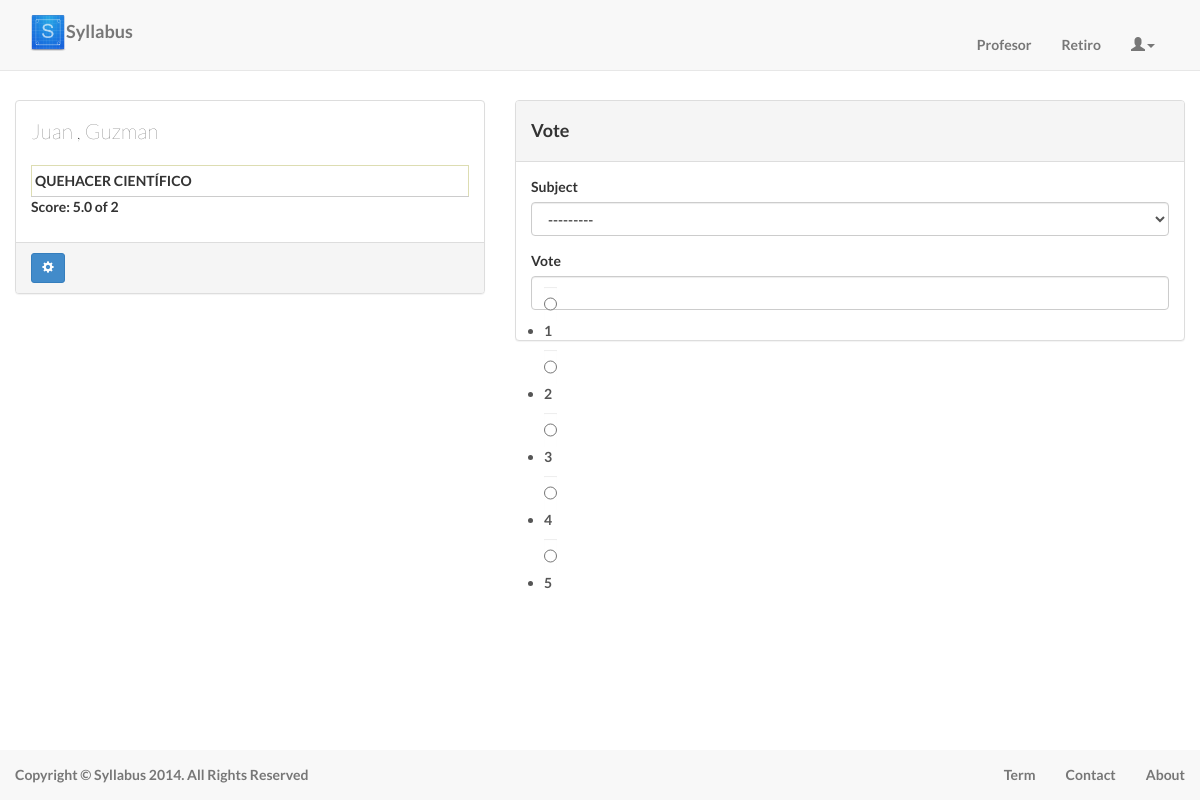
The page /profesor/6/ (signed in) on the database as committed earlier.
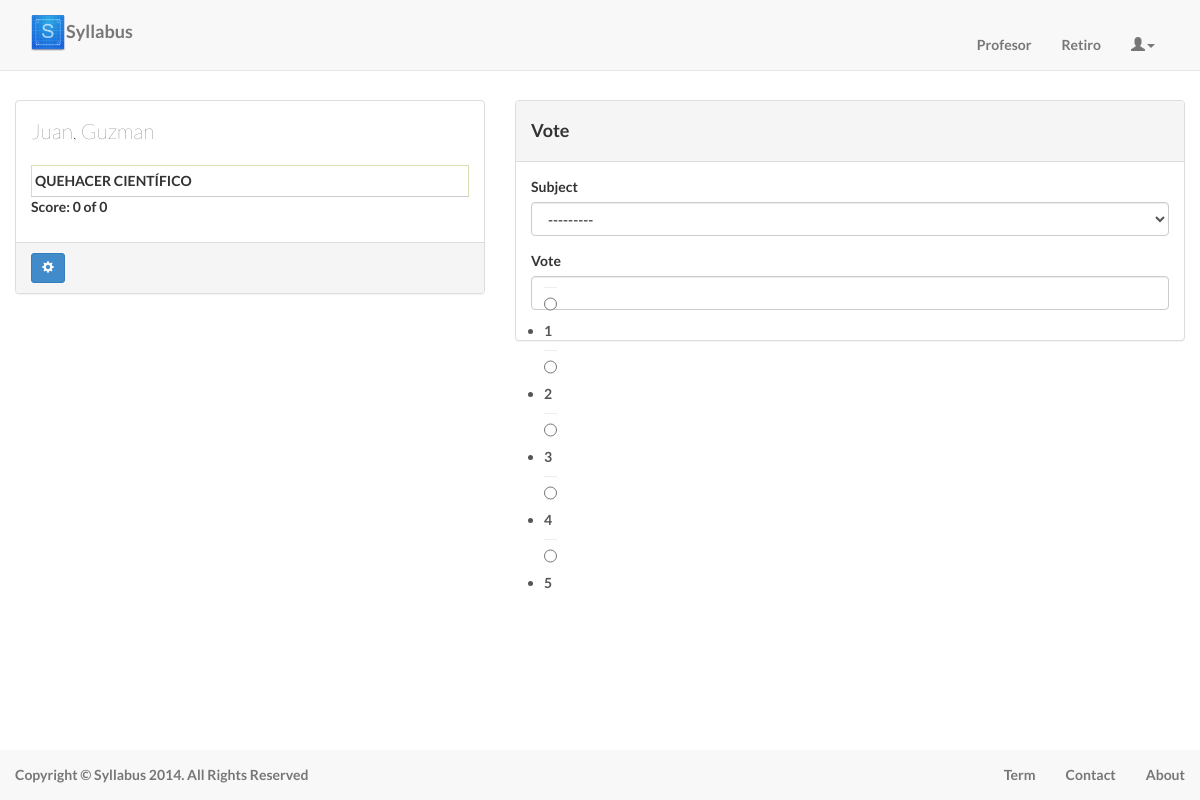
The same page on the database as committed later.
### account/models.py (models this page shows, shortened)
class Profesor(models.Model):
    nombre = models.CharField(max_length=30, blank=False, null=False)
    appellido = models.CharField(max_length=30, blank=False, null=False)
    def getFull_name (self):
        return u'%s, %s' % (self.nombre, self.appellido)
    def get_rate (self):
        op=0
        rate=ProfesorRate.objects.filter(profesor=self).values('rate')
        for r in rate:
            op+=r['rate']
        if len(rate)!=0:
            op/=len(rate)
        else:
            op=0
        return op
    def get_numRate(self):
        rate=ProfesorRate.objects.filter(profesor=self).values('rate')
        return len(rate)

### Home/views.py (the view, shortened to what this page needs)
# urls.py: url(r'^profesor/(?P<id_prof>.*)/$','singleProfe_v',name='single_profe'),
@login_required(login_url='/login/')
def singleProfe_v(request,id_prof):
    prof=Profesor.objects.get(id=int(id_prof))
    materia=Materia.objects.filter(profesor=prof).select_related()
    profile=UserProfile.objects.get(user=request.user)
    form = RateForm()
    q=materia.exclude(id__in=ProfesorRate.objects.filter(Q(user=profile)& Q(profesor=prof) & Q(materia__in=materia)).values_list('materia',flat=True))
    form.fields['subject'].queryset = materia
    ctx={'prof':prof,'profMateria':materia,'form':form}
    return render_to_response('profesor.html',ctx, context_instance=RequestContext(request))

### Home/form.py
class RateForm (forms.Form):
    subject= forms.ModelChoiceField(queryset=Materia.objects.all(), required=False,widget=forms.Select())
    vote = forms.ChoiceField(widget=forms.RadioSelect,label='Vote',choices=CHOICE)

### account/models.py (called while the page is built)
    def __unicode__(self):
        return u'%s %s' % (self.id, self.nombre)

### templates/profesor.html (shortened to what this page needs)
{%extends 'base.html' %}
{% load bootstrap3 %}
{% block content %}
<br><br>
<div class="col-sm-5">
        <div class="panel panel-default">
            <div class="panel-body">
              <p class="lead">{{ prof.getFull_name}}</p>
              <table>
              {%  for m in profMateria%}
              <tr>
            <td>{{ m.nombre }}</td>
            {% endfor %}
              </tr>
            </table>
    <p>Score: {{  prof.get_rate }} of {{prof.get_numRate}}</p>
            </div>
            <div class="panel-footer">
            <a href="/user/settings" class="btn btn-sm btn-primary" type="button" data-toggle="tooltip" data-original-title="Setting"><i class="glyphicon glyphicon-cog"></i></a>
          </div>
          </div>
        </div>
    <div class="col-sm-7">
            <div class="panel panel-default">
    <div class="panel-heading"><h4>Vote</h4></div>
              <div class="panel-body">
    <form action="." method="post"  class="form-row">
        {% bootstrap_form form   layout='inline' %}
    </form>
</div>
{% endblock %}

Rows that differ between the two databases and show on the page:
changed Profesor: getFull_name "Juan , Guzman" → "Juan, Guzman"; get_rate "5.0" → "0"; get_numRate "2" → "0"
